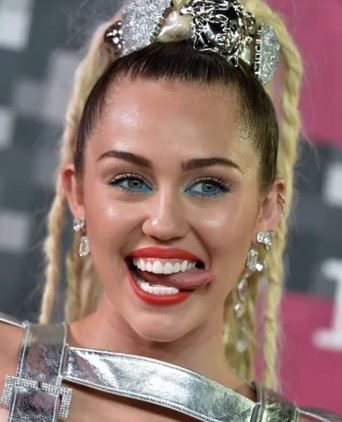
#> input picture src/heart (100).jpg, 342 x 422 px
$ python imageface.py
#> lines starting #> are read from the running program, lines starting #| are printed output that depends on the picture; after the words box and inside, x2 and y2 are one past the last pixel; in counts of white or black regions, pixels touching at a corner belong together
#> the answer given: src/heart (100).jpg
import cv2

def imageface(img):
#> called with img = 'src/heart (100).jpg'
    face = cv2.CascadeClassifier("frontalface.xml")
    cap = cv2.imread(img)
#> cap is the input picture: shape (422, 342, 3); mean B, G, R 109.7, 116.8, 141.1
    grey = cv2.cvtColor(cap, cv2.COLOR_BGR2GRAY)
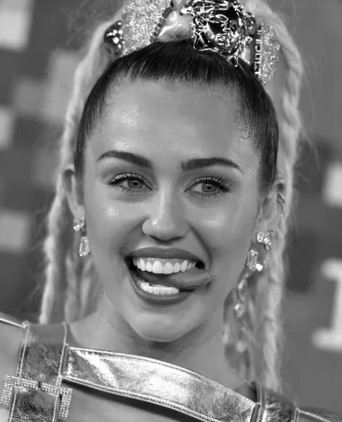
#> grey: shape (422, 342); min 0, max 255, mean 123.2
    faces = face.detectMultiScale(grey, 1.1, 4)
#> faces = [[54, 92, 227, 227]]
    for (x, y, w, h) in faces:
        cv2.rectangle(cap, (x, y), ((x+w), (y+h)), (0, 255, 0), 2)
#> this loop made 1 pass
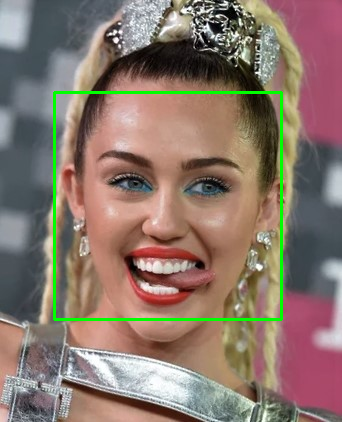
#> cap: shape (422, 342, 3); 1.88% of pixels changed, all inside (x1, y1, x2, y2) = (53, 91, 283, 321)
    i = cv2.resize(cap , (1080, 720), interpolation = cv2.INTER_LINEAR)
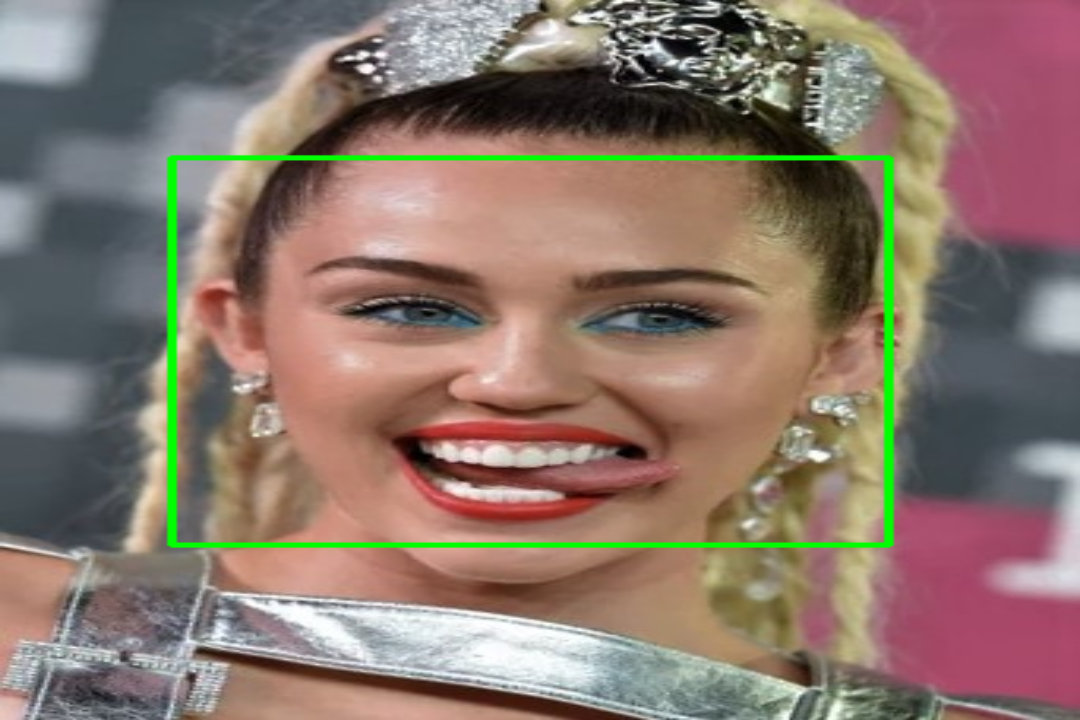
#> i: shape (720, 1080, 3); mean B, G, R 107.4, 119, 138
    cv2.imwrite("Output/face4detected.jpg", cap)
    cv2.imshow("Result", i)
    k = cv2.waitKey(0)
#> (key Esc is pressed here)

img = str(input("Enter the filename with extension"))
imageface(str(img))
print("Result stored in Output folder!")

$ run again, on src/heart (104).jpg
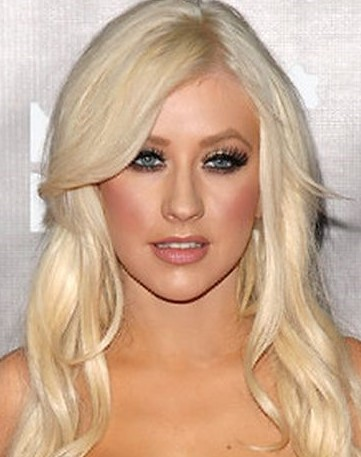
#> input picture src/heart (104).jpg, 361 x 457 px
#> in imageface, cap is the input picture: shape (457, 361, 3); mean B, G, R 145.4, 170.6, 203.2
#> in imageface, `grey = cv2.cvtColor(cap, cv2.COLOR_BGR2GRAY)`:
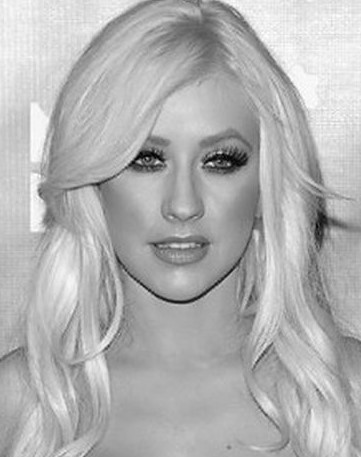
#> grey: shape (457, 361); min 0, max 255, mean 177.5
#> faces = [[81, 80, 209, 209]]
#> the loop in imageface, `for (x, y, w, h) in faces:` made 1 pass
#> in imageface, `i = cv2.resize(cap , (1080, 720), interpolation = cv2.INTER_LINEAR)`:
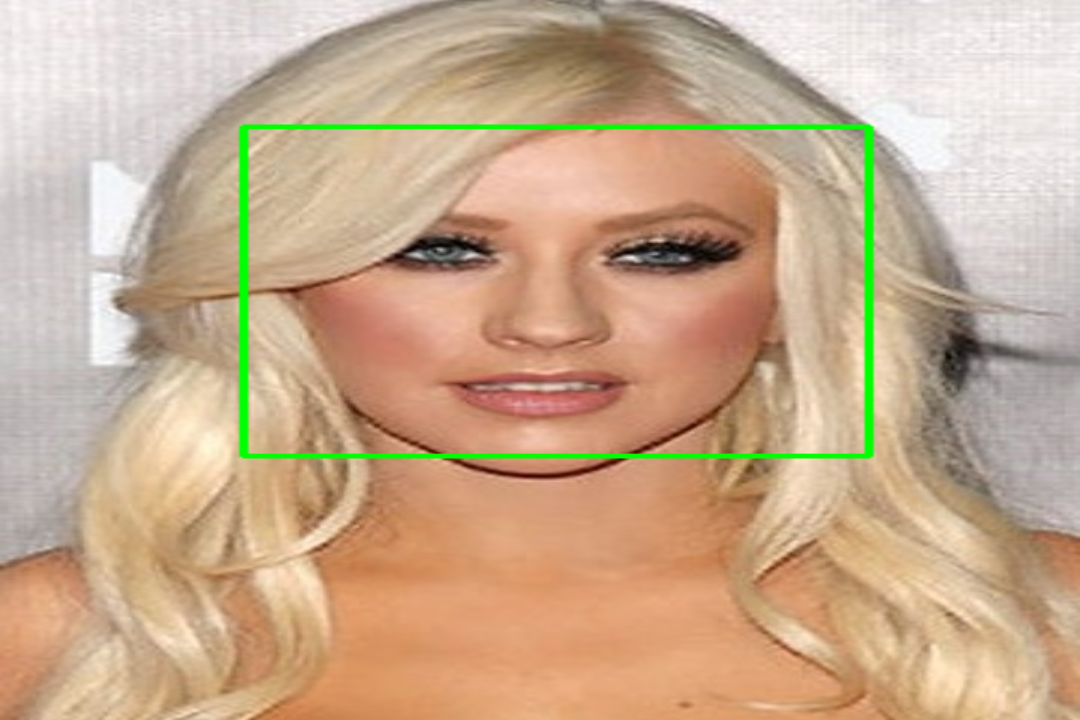
#> i: shape (720, 1080, 3); mean B, G, R 143.1, 171.7, 200

$ run again, on src/heart (105).jpg
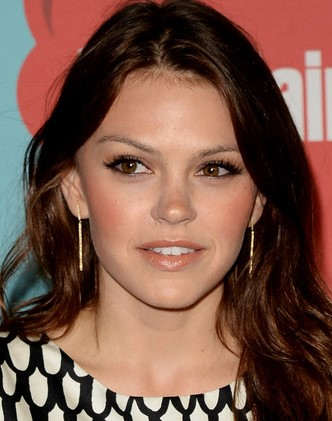
#> input picture src/heart (105).jpg, 332 x 421 px
#> in imageface, cap is the input picture: shape (421, 332, 3); mean B, G, R 71.5, 84.6, 120.4
#> in imageface, `grey = cv2.cvtColor(cap, cv2.COLOR_BGR2GRAY)`:
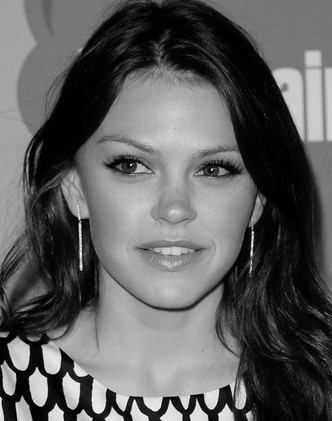
#> grey: shape (421, 332); min 0, max 255, mean 93.8
#> faces = [[70, 93, 205, 205]]
#> the loop in imageface, `for (x, y, w, h) in faces:` made 1 pass
#> in imageface, `i = cv2.resize(cap , (1080, 720), interpolation = cv2.INTER_LINEAR)`:
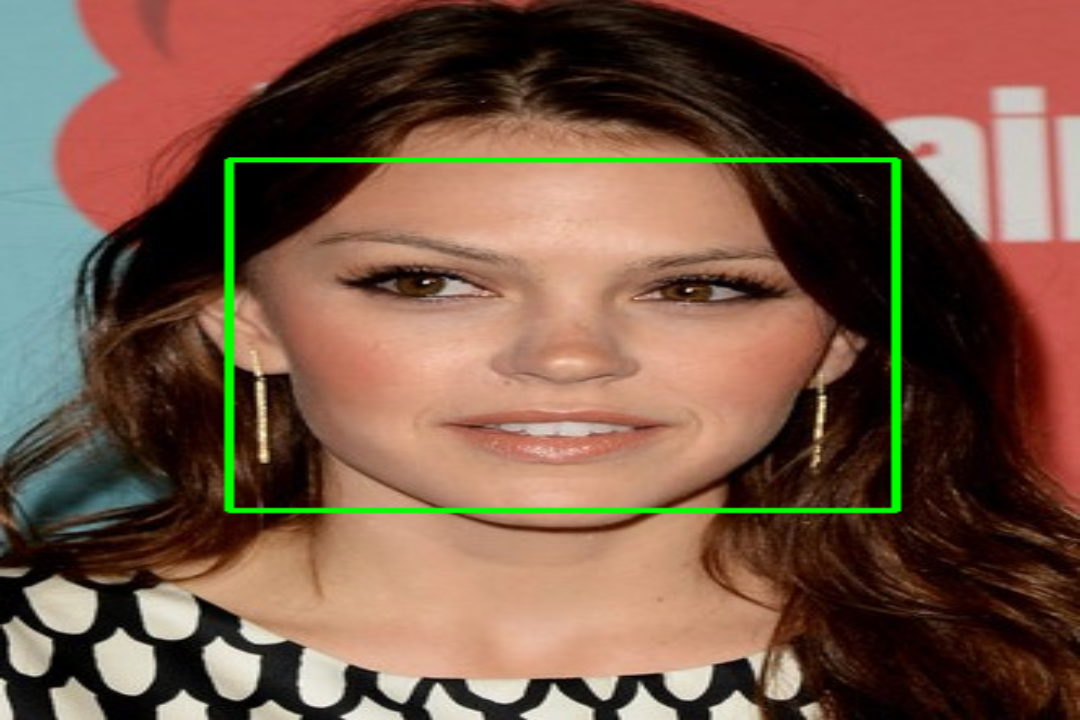
#> i: shape (720, 1080, 3); mean B, G, R 70.7, 88.1, 118.9

$ run again, on src/heart (106).jpg
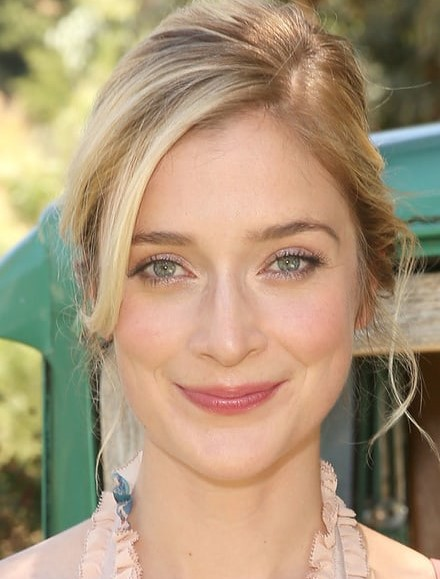
#> input picture src/heart (106).jpg, 440 x 579 px
#> in imageface, cap is the input picture: shape (579, 440, 3); mean B, G, R 120.5, 149.6, 171.4
#> in imageface, `grey = cv2.cvtColor(cap, cv2.COLOR_BGR2GRAY)`:
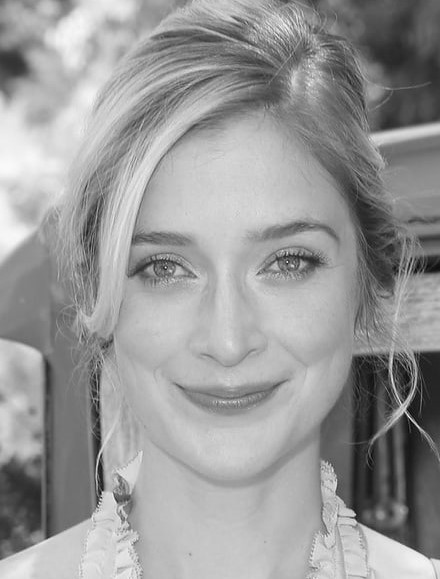
#> grey: shape (579, 440); min 3, max 253, mean 152.8
#> faces = [[69, 142, 324, 324]]
#> the loop in imageface, `for (x, y, w, h) in faces:` made 1 pass
#> in imageface, `i = cv2.resize(cap , (1080, 720), interpolation = cv2.INTER_LINEAR)`:
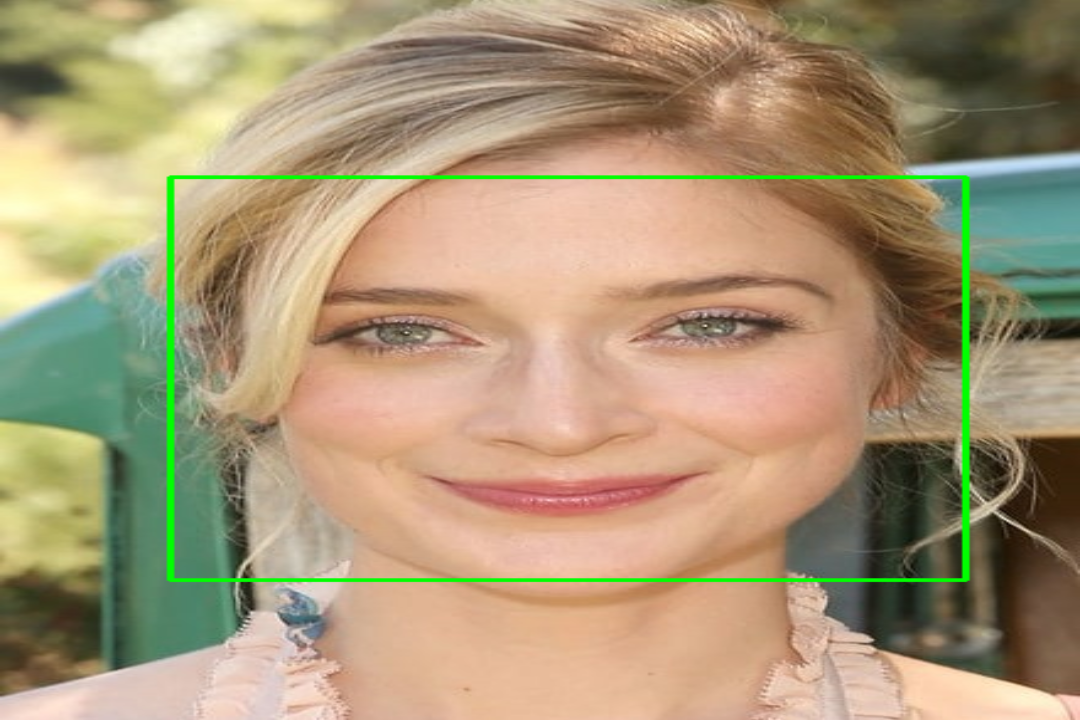
#> i: shape (720, 1080, 3); mean B, G, R 118.6, 151.1, 169
